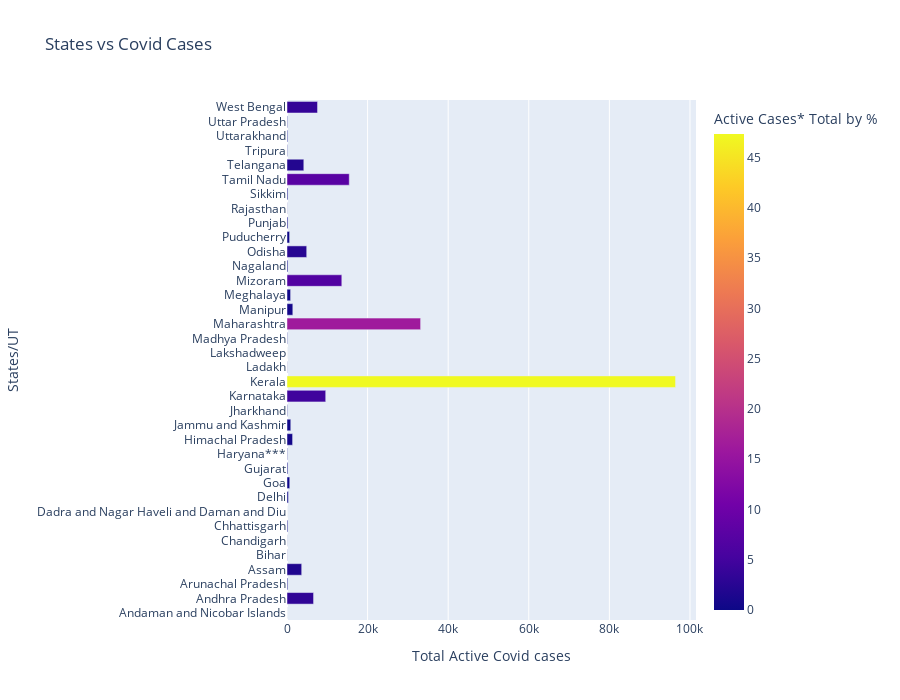

The notebook cell this image was saved under:
### Markdown cell above
# Graphical Representation

### Code cell
import plotly.express as px
fig1 = px.bar(states_covid_data,title='States vs Covid Cases', x='Active Cases* Total', y='Name of State / UT', orientation='h',color='Active Cases* Total by %')
fig1.update_layout(xaxis_title="Total Active Covid cases",yaxis_title="States/UT",autosize=False,
width=900,
height=700)
fig1.show()

### Figure 1 — Plotly figure (JSON) as saved in the notebook; plotly's stock layout.template omitted (floating-point values rounded to 4 significant figures)
{"data": [{"alignmentgroup": "True", "hovertemplate": "Active Cases* Total=%{x}<br>Name of State / UT=%{y}<br>Active Cases* Total by %=%{marker.color}<extra></extra>", "legendgroup": "", "marker": {"color": [0, 3.23, 0.1, 1.79, 0.02, 0.02, 0.1, 0, 0.17, 0.33, 0.11, 0.05, 0.68, 0.46, 0.06, 4.72, 47.34, 0.02, 0, 0.05, 16.28, 0.71, 0.44, 6.68, 0.11, 2.4, 0.32, 0.11, 0.02, 0.11, 7.59, 2.05, 0.05, 0.09, 0.07, 3.72], "coloraxis": "coloraxis", "pattern": {"shape": ""}}, "name": "", "offsetgroup": "", "orientation": "h", "showlegend": false, "textposition": "auto", "type": "bar", "x": [10, 6588, 202, 3646, 42, 32, 203, 3, 337, 679, 215, 105, 1387, 935, 130, 9607, 96421, 44, 2, 111, 33157, 1444, 892, 13601, 230, 4890, 647, 234, 42, 224, 15451, 4171, 110, 175, 135, 7576], "xaxis": "x", "y": ["Andaman and Nicobar Islands", "Andhra Pradesh", "Arunachal Pradesh", "Assam", "Bihar", "Chandigarh", "Chhattisgarh", "Dadra and Nagar Haveli and Daman and Diu", "Delhi", "Goa", "Gujarat", "Haryana***", "Himachal Pradesh", "Jammu and Kashmir", "Jharkhand", "Karnataka", "Kerala", "Ladakh", "Lakshadweep", "Madhya Pradesh", "Maharashtra", "Manipur", "Meghalaya", "Mizoram", "Nagaland", "Odisha", "Puducherry", "Punjab", "Rajasthan", "Sikkim", "Tamil Nadu", "Telangana", "Tripura", "Uttarakhand", "Uttar Pradesh", "West Bengal"], "yaxis": "y"}], "layout": {"autosize": false, "barmode": "relative", "coloraxis": {"colorbar": {"title": {"text": "Active Cases* Total by %"}}, "colorscale": [[0, "#0d0887"], [0.1111, "#46039f"], [0.2222, "#7201a8"], [0.3333, "#9c179e"], [0.4444, "#bd3786"], [0.5556, "#d8576b"], [0.6667, "#ed7953"], [0.7778, "#fb9f3a"], [0.8889, "#fdca26"], [1, "#f0f921"]]}, "height": 700, "legend": {"tracegroupgap": 0}, "title": {"text": "States vs Covid Cases"}, "width": 900, "xaxis": {"anchor": "y", "domain": [0, 1], "title": {"text": "Total Active Covid cases"}}, "yaxis": {"anchor": "x", "domain": [0, 1], "title": {"text": "States/UT"}}}}
